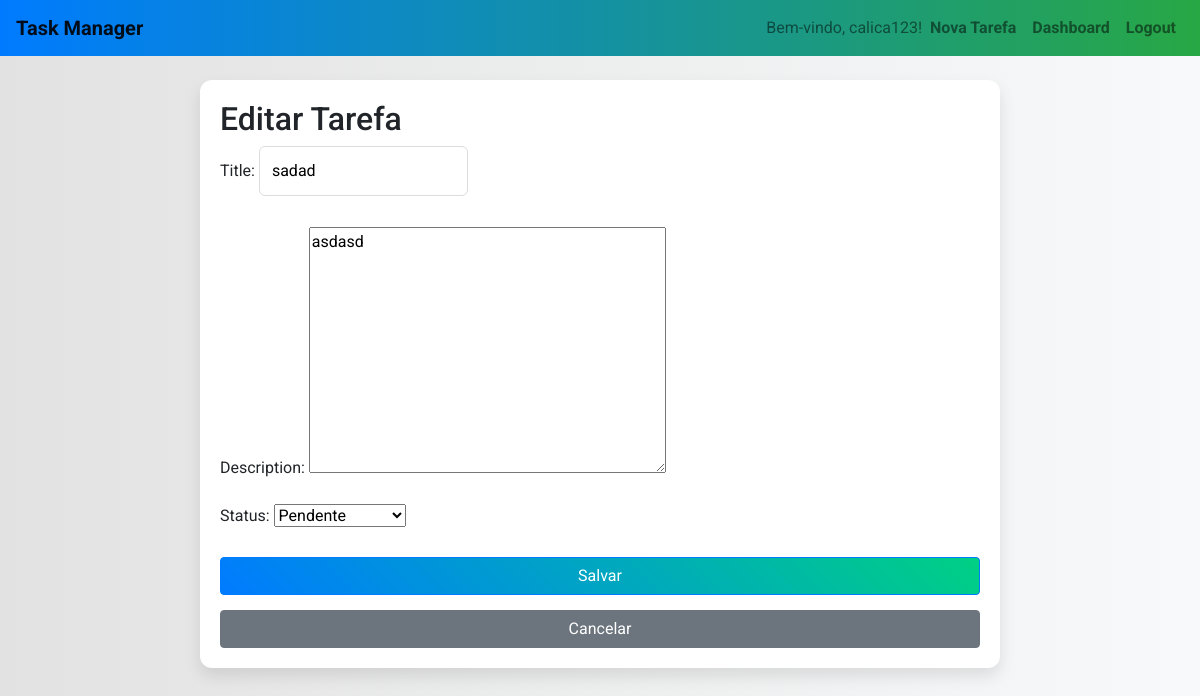
The app's page /edit/3/ (signed in) with its own data.
### polls/models.py (models this page shows, shortened)
class Task(models.Model):
    STATUS_CHOICES = [
        ('pending', 'Pendente'),
        ('in_progress', 'Em Andamento'),
        ('completed', 'Concluída'),
    ]
    title = models.CharField(max_length=200)
    description = models.TextField()
    status = models.CharField(max_length=20, choices=STATUS_CHOICES, default='pending')
    assigned_to = models.ForeignKey(User, on_delete=models.SET_NULL, null=True, blank=True)

### polls/views.py (the view)
# urls.py: path('edit/<int:pk>/', task_edit, name='task-edit'),
@login_required
def task_edit(request, pk):
    task = get_object_or_404(Task, pk=pk, assigned_to=request.user)  # Garante que apenas o dono da tarefa pode editá-la
    if request.method == 'POST':
        form = TaskForm(request.POST, instance=task)
        if form.is_valid():
            form.save()
            messages.success(request, 'Tarefa atualizada com sucesso!')
            return redirect('task-list')
    else:
        form = TaskForm(instance=task)
    return render(request, 'tasks/task_form.html', {'form': form})

### polls/forms.py
class TaskForm(forms.ModelForm):
    class Meta:
        model = Task
        fields = ['title', 'description', 'status']

### polls/templates/tasks/task_form.html (shortened to what this page needs)
{% extends 'tasks/base.html' %}
{% block content %}
<h2>{% if form.instance.pk %}Editar{% else %}Criar{% endif %} Tarefa</h2>
<form method="post">
    {{ form.as_p }}
    <button type="submit" class="btn btn-primary">Salvar</button>
    <a href="{% url 'task-list' %}" class="btn btn-secondary">Cancelar</a>
</form>
{% endblock %}

### polls/templates/tasks/base.html (shortened to what this page needs)
<!DOCTYPE html>
<html lang="pt-br">
<head>
    <link href="https://stackpath.bootstrapcdn.com/bootstrap/4.5.2/css/bootstrap.min.css" rel="stylesheet">
    <link rel="stylesheet" href="https://cdnjs.cloudflare.com/ajax/libs/font-awesome/5.15.4/css/all.min.css">
    {% load static %}
    <link rel="stylesheet" href="{% static 'css/styles.css' %}">
</head>
<body>
    <nav class="navbar navbar-expand-lg navbar-light bg-light">
        <a class="navbar-brand" href="{% url 'task-list' %}">Task Manager</a>
        <div class="collapse navbar-collapse">
            <ul class="navbar-nav ml-auto">
                {% if user.is_authenticated %}
                    <li class="nav-item">
                        <span class="navbar-text">
                            Bem-vindo, {{ user.username }}!
                        </span>
                    </li>
                    <li class="nav-item">
                        <a class="nav-link" href="{% url 'task-create' %}">Nova Tarefa</a>
                    </li>
                    <li class="nav-item">
                        <a class="nav-link" href="{% url 'dashboard' %}">Dashboard</a>
                    </li>
                    <li class="nav-item">
                        <a class="nav-link" href="{% url 'logout' %}">Logout</a>
                    </li>
                {% endif %}
            </ul>
        </div>
    </nav>
    <div class="container mt-4">
        {% block content %}
        {% endblock %}
    </div>
</body>
</html>

### polls/static/css/styles.css (style rules this page uses)
body { font-family: 'Roboto', sans-serif; background: linear-gradient(to right, #e2e2e2, #f8f9fa); margin: 0; padding: 0; }
.container { width: 90%; max-width: 800px; margin: 50px auto; padding: 20px; background-color: #ffffff; border-radius: 12px; box-shadow: 0 8px 16px rgba(0, 0, 0, 0.1); }
form { display: flex; flex-direction: column; }
form input, form button { margin-bottom: 15px; padding: 12px; border-radius: 6px; border: 1px solid #ddd; transition: border-color 0.3s ease, box-shadow 0.3s ease; }
form button { margin-top: 5px; background: linear-gradient(45deg, #007bff, #00d084); color: #fff; border: none; cursor: pointer; transition: background 0.3s ease, transform 0.2s ease; }
a { color: #007bff; text-decoration: none; font-weight: bold; transition: color 0.3s ease; }
.navbar { background: linear-gradient(90deg, rgba(0, 123, 255, 1) 0%, rgba(40, 167, 69, 1) 100%); }
.navbar-brand, .nav-link { color: #fff; font-weight: bold; transition: color 0.3s ease; }

### records on screen
Task: title "sadad", description "asdasd", status "Pendente"

### other values on screen
{{ user.username }} "calica123"
